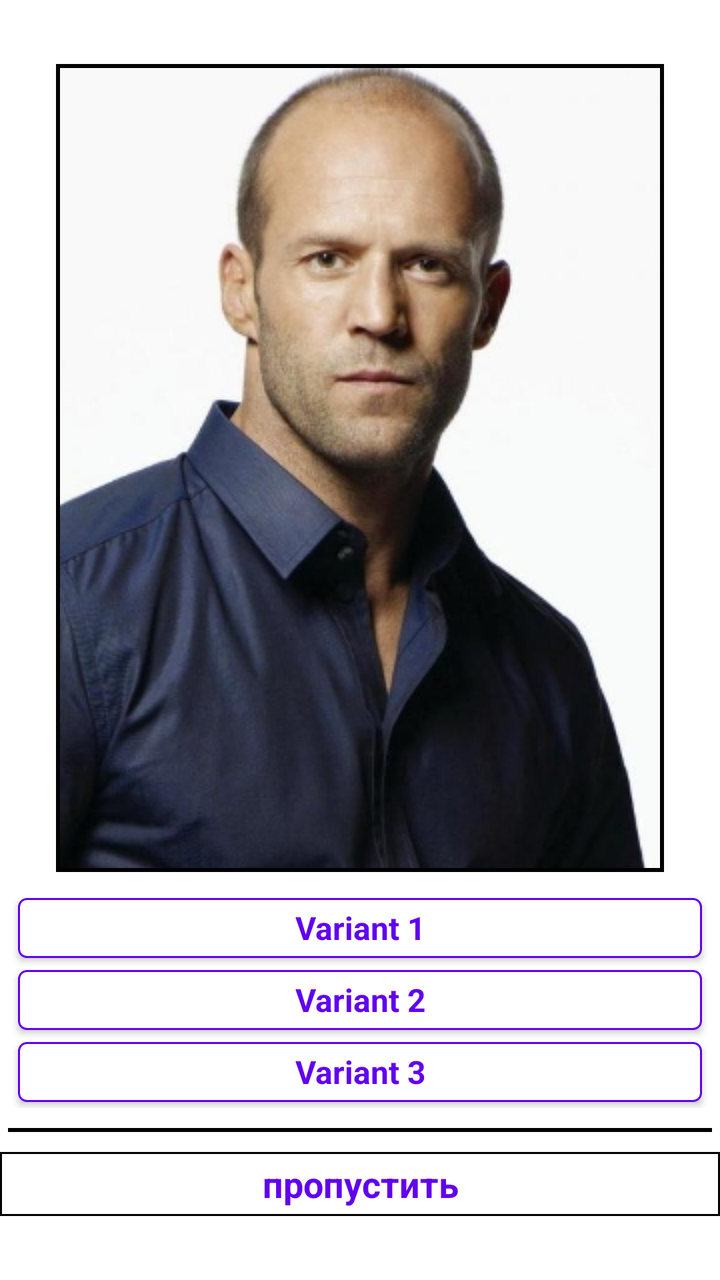
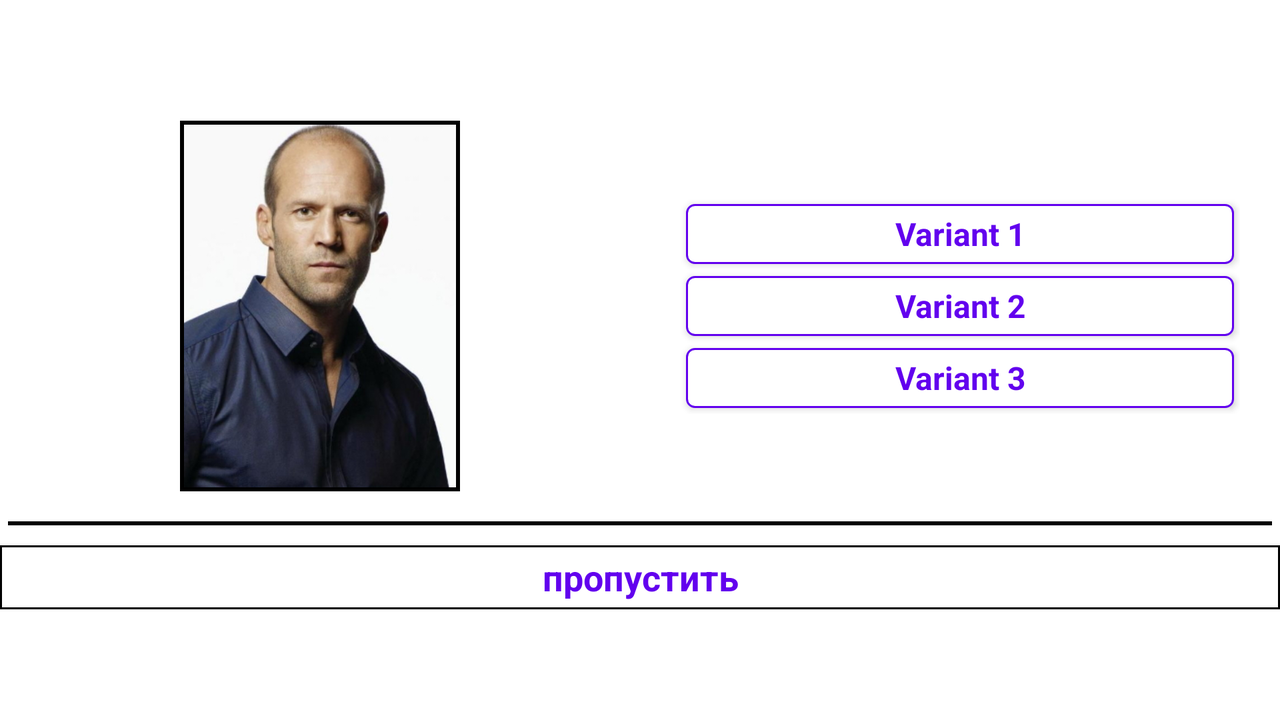

One screen, two layout resources from the same app: the default and the repository's alternative for another configuration. Each is rendered where Android would select it; the XML of both is given below.
<!-- AndroidManifest.xml: application theme AppTheme -->
<!-- res/layout/fragment_guess_the_actor.xml -->
<?xml version="1.0" encoding="utf-8"?>
<ScrollView
    xmlns:android="http://schemas.android.com/apk/res/android"
    xmlns:tools="http://schemas.android.com/tools"
    tools:context="com.restfulrobot.moviefan.game_activities.GuessTheActorFragment"
    android:id="@+id/scrollView"
    android:layout_width="fill_parent"
    android:layout_height="fill_parent">
    <LinearLayout
        android:background="@android:color/transparent"
        android:orientation="vertical"
        android:layout_width="match_parent"
        android:layout_height="wrap_content"
        android:layout_gravity="center">

        <ImageView
            android:layout_width="wrap_content"
            android:layout_height="wrap_content"
            android:layout_marginRight="15dp"
            android:layout_marginLeft="15dp"
            android:id="@+id/imageActor"
            android:layout_gravity="center_horizontal"
            android:adjustViewBounds="true"
            android:background="#000000"
            android:padding="2dp"
            android:src="@drawable/example2" />

        <GridLayout
            android:background="@android:color/transparent"
            android:layout_width="match_parent"
            android:layout_height="wrap_content"
            android:rowCount="4"
            android:columnCount="1"
            android:layout_centerHorizontal="true"
            android:layout_gravity="center_horizontal"
            android:layout_marginTop="10dp"
            android:layout_marginLeft="6dp"
            android:layout_marginRight="6dp"
            >

            <Button
                android:layout_width="match_parent"
                android:layout_height="wrap_content"
                android:text="Variant 1"
                style="@style/AbleButton"
                android:id="@+id/btnVar1"
                android:layout_gravity="center_horizontal" />

            <Button
                android:layout_width="match_parent"
                android:layout_height="wrap_content"
                android:text="Variant 2"
                style="@style/AbleButton"
                android:id="@+id/btnVar2"
                android:layout_gravity="center_horizontal" />

            <Button
                android:layout_width="match_parent"
                android:layout_height="wrap_content"
                android:text="Variant 3"
                style="@style/AbleButton"
                android:id="@+id/btnVar3"
                android:layout_gravity="center_horizontal" />

        </GridLayout>

        <View
            android:layout_width="match_parent"
            android:layout_height="2dp"
            android:layout_marginTop="10dp"
            android:layout_marginLeft="4dp"
            android:layout_marginRight="4dp"
            android:background="@color/black"/>

        <Button
            android:layout_width="match_parent"
            android:layout_height="wrap_content"
            android:text="@string/skip"
            android:layout_marginTop="10dp"
            style="@style/SimpleButton"
            android:id="@+id/btnSkip"
            android:layout_gravity="center_horizontal" />

    </LinearLayout>
</ScrollView>
<!-- resources referenced by this layout -->
<resources>
  <!-- drawable example2: jpg bitmap (drawable, 68370 bytes) -->
  <string name="skip">пропустить</string>
  <style name="AbleButton" parent="android:style/Widget.Button">
          <item name="android:background">@drawable/button_able_background</item>
          <item name="android:textColor">@drawable/text_color_able</item>
          <item name="android:padding">3dp</item>
          <item name="android:layout_margin">3dp</item>
          <item name="android:textSize">16sp</item>
          <item name="android:textStyle">bold</item>
          <item name="android:minHeight">30dp</item>
          <item name="android:minWidth">30dp</item>
      </style>
  <style name="SimpleButton" parent="android:style/Widget.Button">
          <item name="android:paddingLeft">2dp</item>
          <item name="android:paddingRight">2dp</item>
          <item name="android:textSize">18sp</item>
          <item name="android:textColor">@color/colorPrimary</item>
          <item name="android:background">@drawable/button_bg</item>
          <item name="android:textStyle">bold</item>
          <item name="android:minHeight">32dp</item>
          <item name="android:minWidth">32dp</item>
      </style>
  <style name="AppTheme" parent="Theme.AppCompat.Light">
          <item name="colorPrimary">@color/colorPrimary</item>
          <item name="colorPrimaryDark">@color/colorPrimaryDark</item>
          <item name="colorAccent">@color/colorAccent</item>
          <item name="android:colorBackground">@color/white</item>
          <item name="android:background">@color/white</item>
      </style>
  <!-- drawable button_able_background (drawable) -->
  <?xml version="1.0" encoding="utf-8"?>
  <selector xmlns:android="http://schemas.android.com/apk/res/android">
      <item android:state_enabled="false">
          <shape xmlns:android="http://schemas.android.com/apk/res/android"
              android:shape="rectangle">
              <solid android:color="#FFF" />
              <stroke android:width="3px" android:color="#000000" />
              <corners android:radius="4dp" />
          </shape>
      </item>
      <item android:state_enabled="true">
          <shape xmlns:android="http://schemas.android.com/apk/res/android"
              android:shape="rectangle">
              <solid android:color="#FFF" />
              <stroke android:width="3px" android:color="@color/colorPrimary" />
              <corners android:radius="4dp" />
          </shape>
      </item>
  </selector>
  <!-- drawable text_color_able (drawable) -->
  <?xml version="1.0" encoding="utf-8"?>
  <selector xmlns:android="http://schemas.android.com/apk/res/android">
      <item android:state_enabled="true" android:color="@color/colorPrimary" />
      <item android:state_enabled="false"  android:color="@color/colorAccent"/>
  </selector>
  <!-- drawable button_bg (drawable) -->
  <?xml version="1.0" encoding="utf-8"?>
  <shape xmlns:android="http://schemas.android.com/apk/res/android"
      android:shape="rectangle">
      <solid android:color="#FFFFFF" />
      <stroke android:width="3px" android:color="#000000" />
  </shape>
</resources>
<!-- res/layout-land/fragment_guess_the_actor.xml (the repository's variant of the layout above) -->
<!-- drawn on the phone turned sideways -->
<?xml version="1.0" encoding="utf-8"?>
<ScrollView
    xmlns:android="http://schemas.android.com/apk/res/android"
    xmlns:tools="http://schemas.android.com/tools"
    tools:context="com.restfulrobot.moviefan.game_activities.GuessTheActorFragment"
    android:id="@+id/scrollView"
    android:layout_width="fill_parent"
    android:layout_height="fill_parent"
    android:gravity="center"
    >
    <LinearLayout
        android:background="@android:color/transparent"
        android:layout_width="match_parent"
        android:layout_height="wrap_content"
        android:orientation="vertical"
        android:layout_gravity="center"
        android:elevation="0dp">

        <LinearLayout
            android:background="@android:color/transparent"
            android:layout_width="match_parent"
            android:layout_height="wrap_content"
            android:orientation="horizontal"
            android:weightSum="100">

            <LinearLayout
                android:background="@android:color/transparent"
                android:orientation="vertical"
                android:layout_width="0dp"
                android:layout_height="match_parent"
                android:layout_weight="50"
                android:weightSum="10"
                android:layout_gravity="center"
                android:id="@+id/linearLayoutId">

                <ImageView
                    android:layout_width="140dp"
                    android:layout_height="match_parent"
                    android:layout_marginTop="5dp"
                    android:id="@+id/imageActor"
                    android:layout_gravity="center_horizontal"
                    android:adjustViewBounds="true"
                    android:background="#000000"
                    android:padding="2dp"
                    android:layout_marginBottom="5dp"
                    android:src="@drawable/example2" />

            </LinearLayout>

            <RelativeLayout
                android:background="@android:color/transparent"
                android:layout_width="0dp"
                android:layout_weight="50"
                android:layout_height="match_parent"
                android:id="@+id/relativeActorLayout">

                <GridLayout
                    android:background="@android:color/transparent"
                    android:layout_width="match_parent"
                    android:layout_height="wrap_content"
                    android:layout_centerInParent="true"
                    android:layout_marginLeft="40dp"
                    android:rowCount="4"
                    android:columnCount="1"
                    android:layout_centerHorizontal="true">

                    <Button
                        android:layout_width="match_parent"
                        android:layout_height="wrap_content"
                        android:text="Variant 1"
                        style="@style/AbleButton"
                        android:id="@+id/btnVar1"
                        android:layout_gravity="center_horizontal" />

                    <Button
                        android:layout_width="match_parent"
                        android:layout_height="wrap_content"
                        android:text="Variant 2"
                        style="@style/AbleButton"
                        android:id="@+id/btnVar2"
                        android:layout_gravity="center_horizontal" />

                    <Button
                        android:layout_width="match_parent"
                        android:layout_height="wrap_content"
                        android:text="Variant 3"
                        style="@style/AbleButton"
                        android:id="@+id/btnVar3"
                        android:layout_gravity="center_horizontal" />

                </GridLayout>



            </RelativeLayout>
        </LinearLayout>

        <View
            android:layout_width="match_parent"
            android:layout_height="2dp"
            android:layout_marginTop="10dp"
            android:layout_marginLeft="4dp"
            android:layout_marginRight="4dp"
            android:background="@color/black"/>

        <Button
            android:layout_width="match_parent"
            android:layout_height="wrap_content"
            android:layout_alignParentBottom="true"
            android:layout_centerInParent="true"
            android:layout_weight="20"
            style="@style/SimpleButton"
            android:text="@string/skip"
            android:layout_marginTop="10dp"
            android:id="@+id/btnSkip"
            android:layout_gravity="center_horizontal" />

    </LinearLayout>
</ScrollView>
